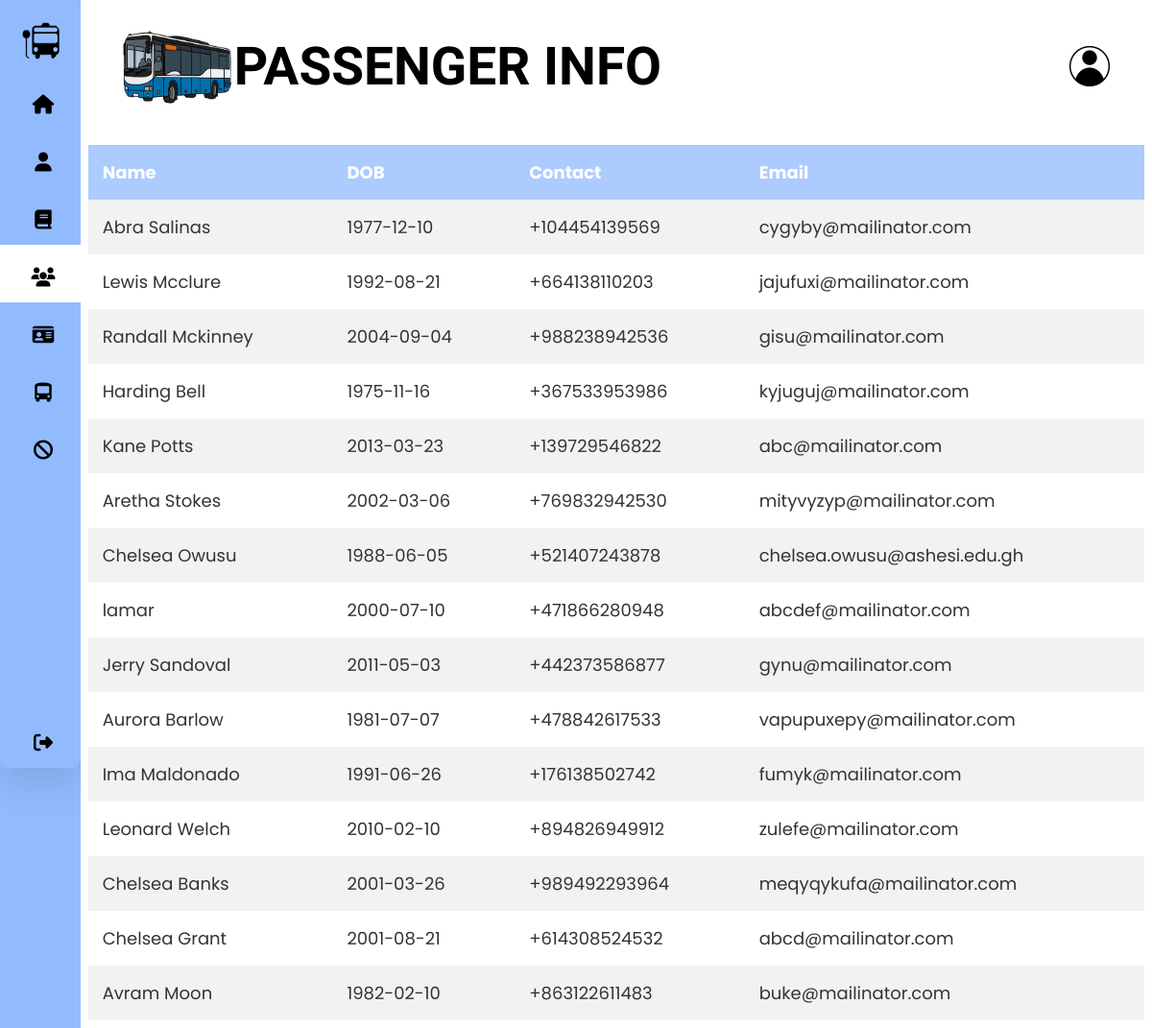
Screenshot of /admin/People.php with the database file from the repository.
### tables this page shows
CREATE TABLE `People` (
  `pid` int(11) NOT NULL,
  `role_id` int(11) NOT NULL,
  `fname` varchar(25) NOT NULL,
  `lname` varchar(25) NOT NULL,
  `dob` date NOT NULL,
  `email` varchar(255) NOT NULL,
  `telnumber` varchar(255) NOT NULL,
  `gender` int(11) NOT NULL,
  `passwrd` varchar(255) NOT NULL,
  `bio` varchar(255) DEFAULT NULL
);

### action/getAllPassengers.php (the view)
<?php
include("../settings/connection.php");
$sql = "SELECT CONCAT(People.fname, ' ', People.lname) AS fullname, People.dob, People.email, People.telnumber
FROM People
LEFT JOIN Driver ON Driver.pid = People.pid
WHERE Driver.pid IS NULL;
";
$result = $conn->query($sql);
if ($result->num_rows > 0) {
    while ($row = $result->fetch_assoc()) {
        echo "<tr>";
        echo "<td>" . $row["fullname"] . "</td>";
        echo "<td>" . $row["dob"] . "</td>";
        echo "<td>" . $row["telnumber"] . "</td>";
        echo "<td>" . $row["email"] . "</td>";
    }
} else {
    echo "<tr><td colspan='5'>No user found</td></tr>";
}

### admin/People.php (shortened to what this page needs)
<!DOCTYPE html>
<html lang="en">
<head>
    <link rel="stylesheet" href="../css/Profile.css">
    <link rel="stylesheet" href="../css/Dashboard.css">
    <link rel="stylesheet" href="https://cdnjs.cloudflare.com/ajax/libs/font-awesome/6.4.0/css/all.min.css"/>
</head>
<body>
<nav>
            <ul>
                <li>
                    <a href="../admin/SuperAdminDashboard.php" class="logo">
                        <img src="../images/Bus.png" alt="">
                        <span class="nav-item">BusBoss</span>
                    </a>
                </li>
                <li >
                    <a href="../admin/SuperAdminDashboard.php">
                        <i class="fas fa-home"></i>
                    </a>
                </li>
                <li  >
                    <a href="../admin/SuperAdminProfile.php">
                        <i class="fas fa-user"></i>
                    </a>
                </li>
                <li >
                    <a href="../admin/bookings.php">
                        <i class="fas fa-book"></i>
                    </a>
                </li>
                <li class="active" >
                    <a href="../admin/People.php">
                        <i class="fas fa-users"></i>
                    </a>
                </li>
                <li>
                    <a href="../admin/Drivers.php">
                        <i class="fas fa-id-card"></i>
                    </a>
                </li>
                <li >
                    <a href="../admin/Buses.php">
                        <i class="fas fa-bus-alt"></i>
                    </a>
                </li>
                <li >
                    <a href="../admin/Busstop.php">
                        <i class="fas fa-ban"></i>
                    </a>
                </li>
                <li>
                    <a href="../Login/logout.php" class="logout">
                        <i class="fas fa-sign-out-alt"></i>
                    </a>
                </li>
            </ul>
        </nav>
        <div class="main">
            <div class="firstbar">
                <div class="head-title">
                    <h2><img src="../images/bus10.jpg" alt="bus" style=" width:120px;height:120px">PASSENGER INFO</h2>
                </div>
                <div class="user">
                    <img src="../images/defaultprofile3.png" alt="">
                </div>
            </div>
            <div class="table-container">
                <table>
                    <thead>
                        <tr>
                            <th>Name</th>
                            <th>DOB</th>
                            <th>Contact</th>
                            <th>Email</th>
                        </tr>
                    </thead>
                    <tbody>
                    <?php
                    include("../action/getAllPassengers.php");
                    ?>
                    </tbody>
                </table>
            </div>
        </div>
    </body>
</html>

### css/Profile.css (style rules this page uses)
* { margin: 0; padding: 0; outline: none; border: none; text-decoration: none; box-sizing: border-box; font-family: "Poppins", sans-serif; }
body { background-color:#92bbff; display: flex; justify-content: space-between; width: 100; }
nav li:hover, .active { background: #fff; }
nav { position: relative; top: 0; bottom: 0; height: 100vh; left: 0; background: #92bbff; width: 90px; overflow: hidden; box-shadow: 0 20px 35px rgba(0, 0, 0, 0.1); border-radius: 10px; }
.logo { text-align: center; display: flex; margin: 10px 0 0 10px; }
.logo img { width: 45px; height: 45px; border-radius: 50%; }
.logo span { font-weight: bold; padding-left: 15px; font-size: 18px; text-transform: uppercase; }
a { position: relative; color: black; font-size: 14px; display: table; width: 280px; padding: 10px; }
nav .fas { position: relative; width: 70px; height: 40px; top: 14px; font-size: 20px; text-align: center; }
.nav-item { position: relative; top: 12px; margin-left: 10px; color: black; }
.logout { position: absolute; bottom: 0; }
.main { position: relative; background: #f7f2eb; width: 100%; padding: 0.5rem; }
.firstbar img { width: 50px; height: 50px; cursor: pointer; border-radius: 50%; }
.firstbar { display: flex; justify-content: space-between; align-items: center; flex-wrap: wrap; background: #fff; padding:0.5px 2rem; margin-bottom: 1rem; border-radius: 10px; }
.firstbar .head-title h2 { display: flex; align-items: center; }
h2 { font-size: 55px; color: black; font-family: 'PT Sans', sans-serif; }
.user { display: flex; align-items: center; gap: 1rem; }

### css/Dashboard.css (style rules this page uses)
* { margin: 0; padding: 0; outline: none; border: none; text-decoration: none; box-sizing: border-box; font-family: "Poppins", sans-serif; }
body { display: flex; background-repeat: no-repeat; background-size: cover; justify-content: space-between; width: 100; background-color:#92bbff; }
nav li:hover, .active { background: #fff; }
nav { position: relative; top: 0; bottom: 0; height: 100vh; left: 0; background: #92bbff; width: 90px; overflow: hidden; box-shadow: 0 20px 35px rgba(0, 0, 0, 0.1); border-radius: 10px; }
.logo { text-align: center; display: flex; margin: 10px 0 0 10px; }
.logo img { width: 45px; height: 45px; border-radius: 50%; }
.logo span { font-weight: bold; padding-left: 15px; font-size: 18px; text-transform: uppercase; }
a { position: relative; color: black; font-size: 14px; display: table; width: 280px; padding: 10px; }
nav .fas { position: relative; width: 70px; height: 40px; top: 14px; font-size: 20px; text-align: center; }
.nav-item { position: relative; top: 12px; margin-left: 10px; color: black; }
.logout { position: absolute; bottom: 0; }
.main { position: relative; background: #fff; width: 100%; padding: 0.5rem; }
.firstbar img { width: 50px; height: 50px; cursor: pointer; border-radius: 50%; }
.firstbar { display: flex; justify-content: space-between; align-items: center; flex-wrap: wrap; background: #fff; padding:0.5px 2rem; margin-bottom: 1rem; border-radius: 10px; }
.firstbar .head-title h2 { display: flex; align-items: center; }
h2 { font-size: 55px; color: black; font-family: 'PT Sans', sans-serif; }
.user { display: flex; align-items: center; gap: 1rem; }
table { width: 100%; border-collapse: collapse; border-radius: 10%; padding: 3rem; }
thead { background:#accbff; color: #fff; font-size: 18px; }
th { padding: 15px; text-align: left; }
tbody { background: #f2f2f2; }
td { padding: 15px; font-size: 18px; color: #333; }
tr:nth-child(even) { background: #fff; }
.table-container { border-radius: 10px; margin-top: 2%; }

### rows the page displays
people: fullname "Abra Salinas", dob "1977-12-10", telnumber "+104454139569", email "cygyby@mailinator.com"
people: fullname "Lewis Mcclure", dob "1992-08-21", telnumber "+664138110203", email "jajufuxi@mailinator.com"
people: fullname "Randall Mckinney", dob "2004-09-04", telnumber "+988238942536", email "gisu@mailinator.com"
people: fullname "Harding Bell", dob "1975-11-16", telnumber "+367533953986", email "kyjuguj@mailinator.com"
people: fullname "Kane Potts", dob "2013-03-23", telnumber "+139729546822", email "abc@mailinator.com"
people: fullname "Aretha Stokes", dob "2002-03-06", telnumber "+769832942530", email "mityvyzyp@mailinator.com"
people: fullname "Chelsea Owusu", dob "1988-06-05", telnumber "+521407243878", email "chelsea.owusu@ashesi.edu.gh"
people: fullname "lamar", dob "2000-07-10", telnumber "+471866280948", email "abcdef@mailinator.com"
people: fullname "Jerry Sandoval", dob "2011-05-03", telnumber "+442373586877", email "gynu@mailinator.com"
people: fullname "Aurora Barlow", dob "1981-07-07", telnumber "+478842617533", email "vapupuxepy@mailinator.com"
people: fullname "Ima Maldonado", dob "1991-06-26", telnumber "+176138502742", email "fumyk@mailinator.com"
people: fullname "Leonard Welch", dob "2010-02-10", telnumber "+894826949912", email "zulefe@mailinator.com"
people: fullname "Chelsea Banks", dob "2001-03-26", telnumber "+989492293964", email "meqyqykufa@mailinator.com"
people: fullname "Chelsea Grant", dob "2001-08-21", telnumber "+614308524532", email "abcd@mailinator.com"
people: fullname "Avram Moon", dob "1982-02-10", telnumber "+863122611483", email "buke@mailinator.com"
